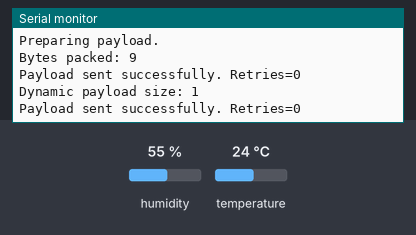
Recording of a sketch running on a simulated Arduino Uno, built with avr-gcc and run on an emulated ATmega328P. Parts: the last lines printed to the serial monitor. The inputs (shaded band) are chosen by the test bench; at power-on: humidity 55 %, temperature 24 °C. No radio packets arrive unless stated.

Above: at 18.0 s.
18.1 s: humidity set to 22 %
At 20.4 s:
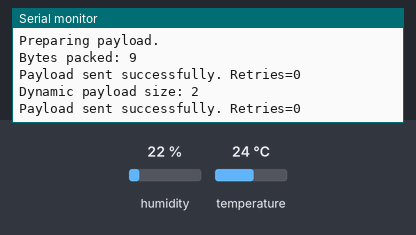
33.1 s: temperature set to 12 °C
At 40.5 s:
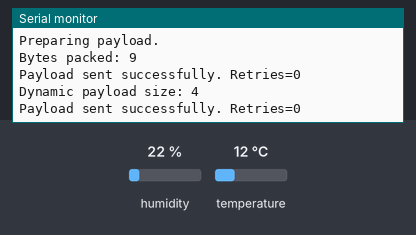
48.1 s: humidity set to 40 %
At 51.1 s:
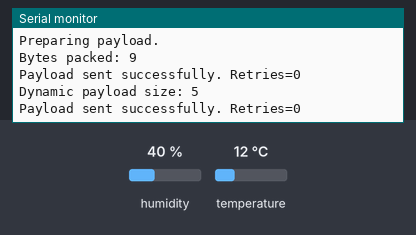
Timing chart, 0 to 52.6 s (numbered marks = the images above; inputs shaded):
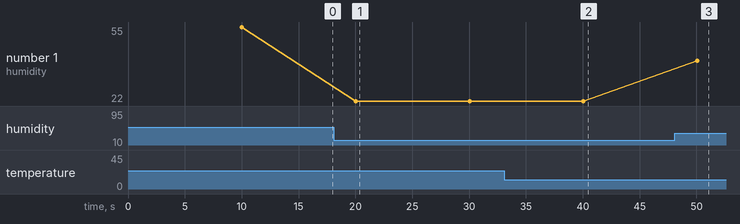

The sketch:

mixed-sender.ino
```cpp
#include <DHT.h>
#include <printf.h>
#include <RF24.h>

#define PIN_DHT                  2              // PIN for DHT sensor communication.

#define PIN_RF24_CSN             9              // CSN PIN for RF24 module.
#define PIN_RF24_CE             10              // CE PIN for RF24 module.

#define NRF24_CHANNEL          100              // 0 ... 125
#define NRF24_CRC_LENGTH         RF24_CRC_16    // RF24_CRC_DISABLED, RF24_CRC_8, RF24_CRC_16 for 16-bit
#define NRF24_DATA_RATE          RF24_250KBPS   // RF24_2MBPS, RF24_1MBPS, RF24_250KBPS
#define NRF24_PAYLOAD_SIZE       9              // Max. 32 bytes.
#define NRF24_PA_LEVEL           RF24_PA_MIN    // RF24_PA_MIN, RF24_PA_LOW, RF24_PA_HIGH, RF24_PA_MAX
#define NRF24_RETRY_DELAY        5              // Delay bewteen retries, 1..15.  Multiples of 250µs.
#define NRF24_RETRY_COUNT       15              // Number of retries, 1..15.

#define PROTOCOL 0x01                           // 0x01 (byte), temperature (float), humidity (float)
                                                // Python 1: "<Bff"

#define DHT_TYPE              DHT22             // Type of DHT sensor:
                                                // DHT11, DHT12, DHT21, DHT22 (AM2302), AM2301

RF24 radio(PIN_RF24_CE, PIN_RF24_CSN);          // Cretate NRF24L01 radio.
DHT dht(PIN_DHT, DHT_TYPE);                     // Create DHT sensor.

byte rf24_fixed_tx[6] = "FTEST";                // Address used when transmitting data.
byte rf24_dynamic_tx[6] = "DTEST";              // Address used when transmitting data.

byte payload[32];                               // Payload bytes. Used both for transmitting and receiving

unsigned long last_reading = 0;                 // Milliseconds since last measurement was read.
unsigned long ms_between_reads = 10000;         // 10000 ms = 10 seconds

unsigned long count = 0;

void setup() {
  // Setup serial communication...
  Serial.begin(115200);
  printf_begin();

  // Show that program is starting.
  Serial.println("\n\nNRF24L01 Arduino Mixed Payload Sender.");

  // Configure the NRF24 tranceiver.
  Serial.println("Configure NRF24 ...");
  nrf24_setup();

  // Show debug information for NRF24 tranceiver.
  radio.printDetails();

  // Initialise the DHT sensor.
  dht.begin();
}

void loop() {

  if (millis() - last_reading > ms_between_reads) {

    // Read the humidity and temperature.
    float t, h;
    h = dht.readHumidity();
    t = dht.readTemperature();

    // Report the temperature and humidity.
    Serial.print("Sensor values: temperature="); Serial.print(t);
    Serial.print(", humidity="); Serial.println(h);

    // Stop listening on the radio (we can't both listen and send).
    radio.stopListening();

    // Send fixed payload size message ...
    radio.setPayloadSize(9);
    radio.disableDynamicPayloads();
    radio.openWritingPipe(rf24_fixed_tx);
    send_reading(PROTOCOL, t, h);

    // Send dynamic payload size message ...
    radio.setPayloadSize(32);
    radio.enableDynamicPayloads();
    radio.openWritingPipe(rf24_dynamic_tx);
    send_dynamic(count);

    // Start listening again.
    radio.startListening();

    // Register that we have read the temperature and humidity.
    last_reading = millis();
    count++;
  }
}

void send_dynamic(unsigned long count) {

  unsigned long payload_size = count % 32 + 1;
  Serial.print("Dynamic payload size: "); Serial.println(payload_size);

  for (int i = 0; i < payload_size; i++) {
    payload[i] = 0xFF;
  }
  if (radio.write(payload, payload_size)) {
    Serial.print("Payload sent successfully. Retries="); Serial.println(radio.getARC());
  }
  else {
    Serial.print("Failed to send payload. Retries="); Serial.println(radio.getARC());
  }

}

void send_reading(byte protocol, float temperature, float humidity)
{
  int offset = 0;
  Serial.println("Preparing payload.");
  memcpy(payload + offset, (byte *)(&protocol), sizeof(protocol)); offset += sizeof(protocol);
  memcpy(payload + offset, (byte *)(&temperature), sizeof(temperature)); offset += sizeof(temperature);
  memcpy(payload + offset, (byte *)(&humidity), sizeof(humidity)); offset += sizeof(humidity);
  Serial.print("Bytes packed: "); Serial.println(offset);

  if (radio.write(payload, offset)) {
    Serial.print("Payload sent successfully. Retries="); Serial.println(radio.getARC());
  }
  else {
    Serial.print("Failed to send payload. Retries="); Serial.println(radio.getARC());
  }
}

void nrf24_setup()
{
  radio.begin();
  radio.setAutoAck(true);
  radio.setPALevel(NRF24_PA_LEVEL);
  radio.setRetries(NRF24_RETRY_DELAY, NRF24_RETRY_COUNT);
  radio.setDataRate(NRF24_DATA_RATE);
  radio.setChannel(NRF24_CHANNEL);
  radio.setCRCLength(NRF24_CRC_LENGTH);
  radio.stopListening();
}
```

Measured:
- after the input at 18.1 s, the serial monitor: prints a new line after 1.9 s (image 1)
- after the input at 33.1 s, the serial monitor: prints a new line after 7.0 s (image 2)
- after the input at 48.1 s, the serial monitor: prints a new line after 2.0 s (image 3)
- plotted number 1: 55 → 22 after the input at 18.1 s, 22 → 40 after the input at 48.1 s
